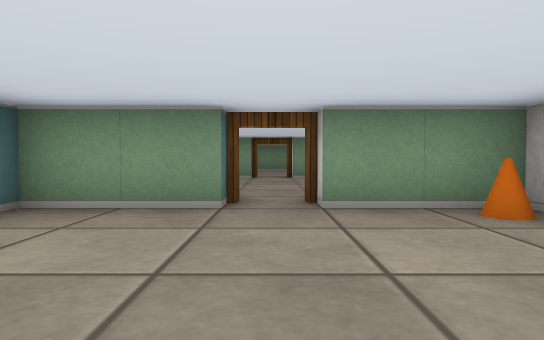
View 1 (above)

19 first-person views from a walk through a cub3D ray-caster map. The camera is about half as high as the walls, tilts 2° down and sees 75° across. The floor is counted in squares. Each view is taken from the middle of a square. On the plan, view 1 faces up. The plan holds only what a view shows up to about 9 squares ahead; the rest is blank.

View 2
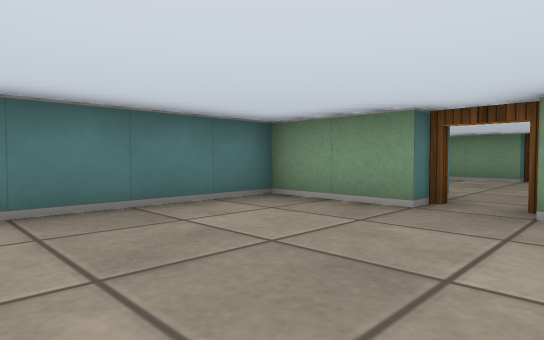

View 3
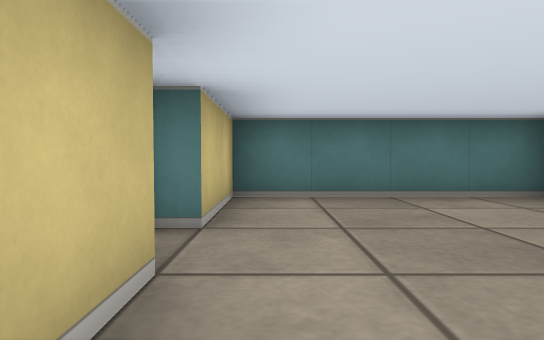

View 4
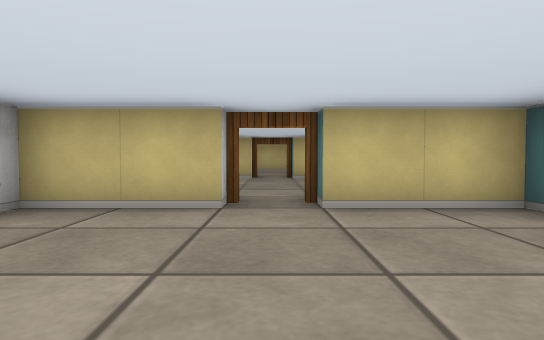

View 5
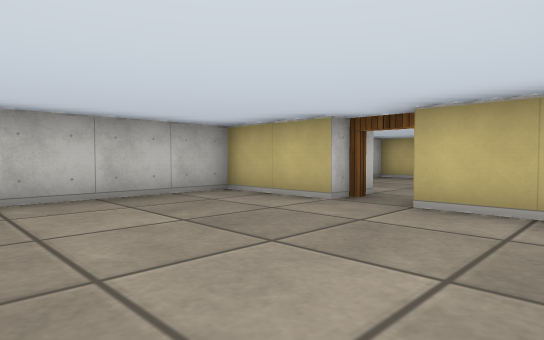

View 6
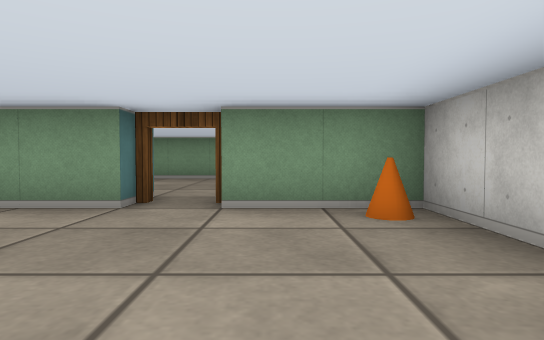

View 7
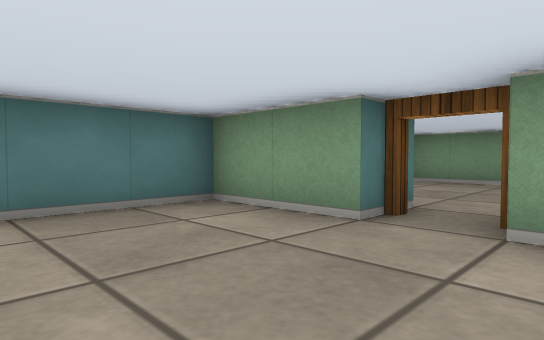

View 8
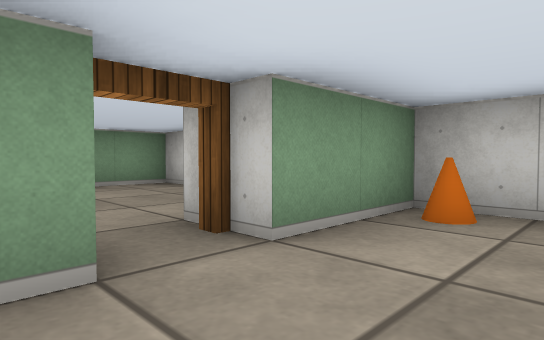

View 9
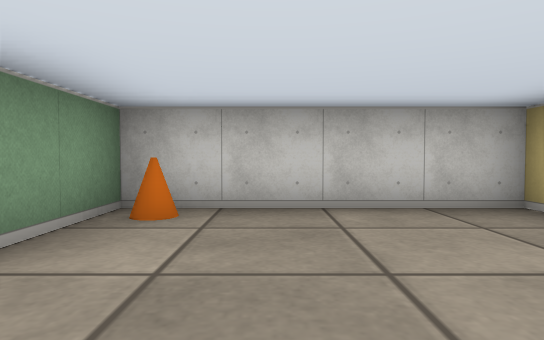

View 10
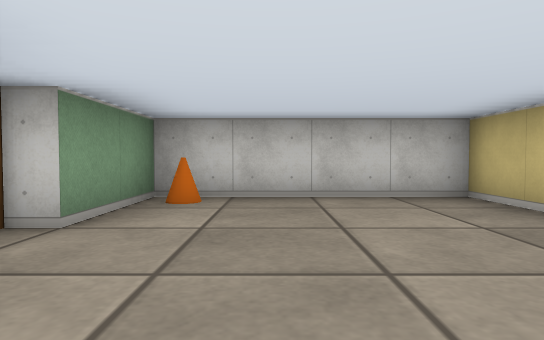

View 11
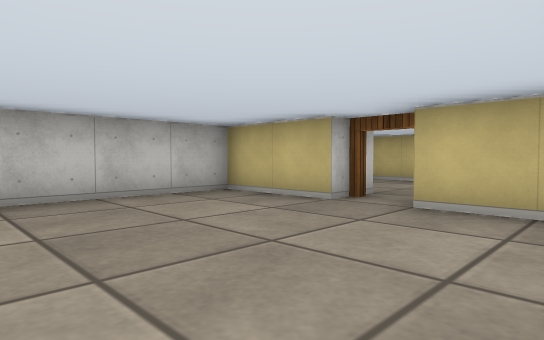

View 12
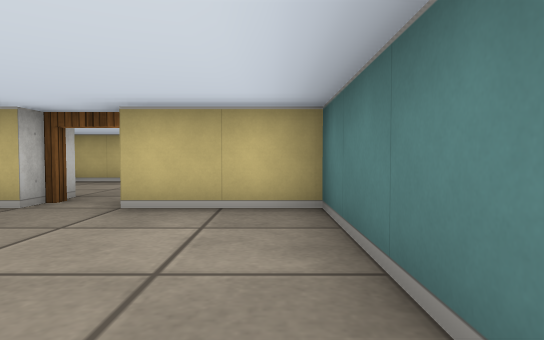

View 13
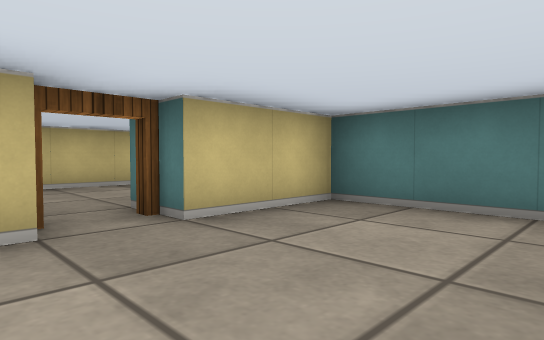

View 14
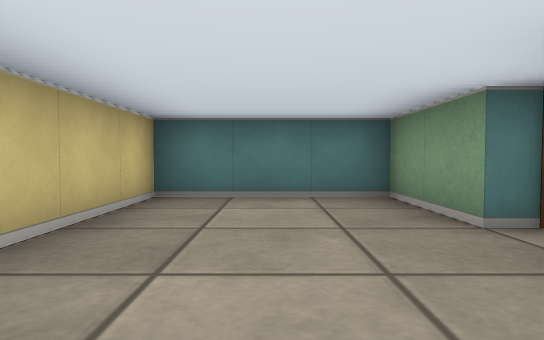

View 15
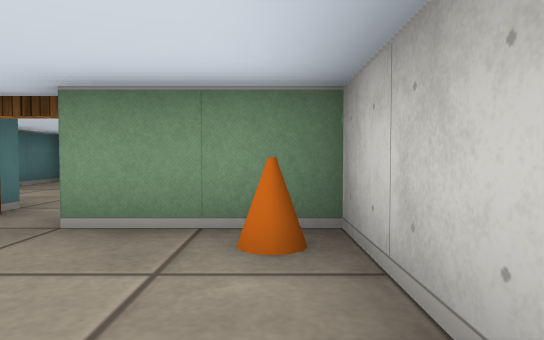

View 16
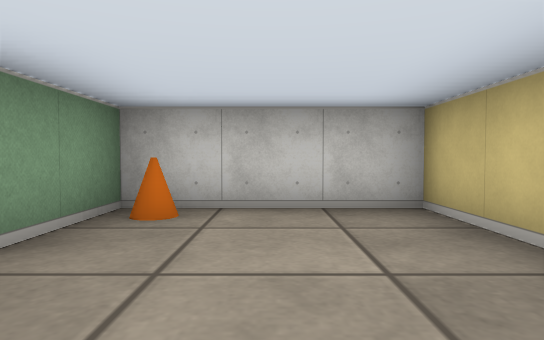

View 17
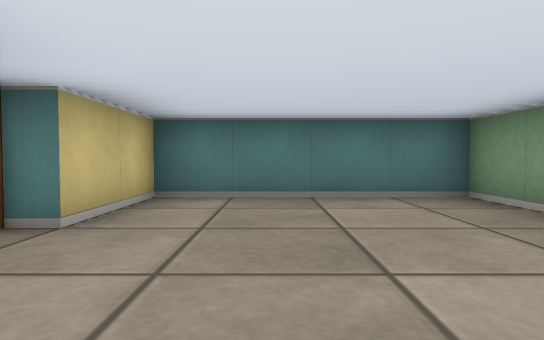

View 18
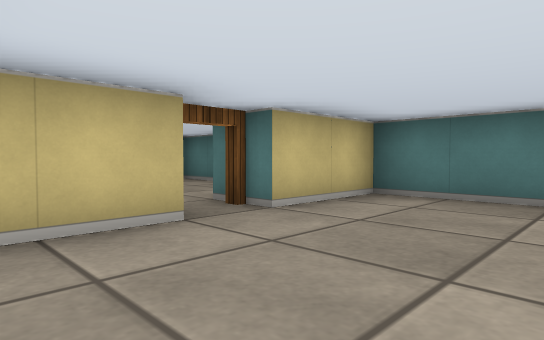

View 19
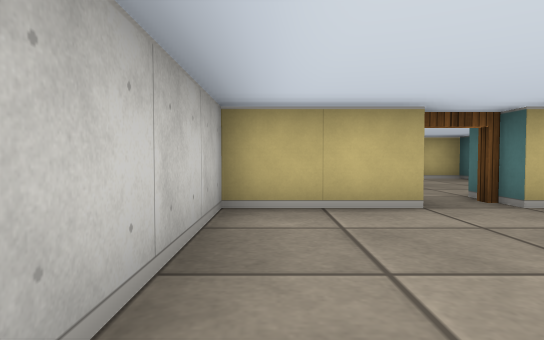

### Floor plan
Ten units are one square. View 1 is at (0, 0); x grows to the right and y downward. Boxes are objects, and circles mark ways between rooms. Rooms are numbered by the first view taken in them; rooms with no view inside come last. Other rooms are left out.
<svg viewBox="-30 -140 60 240">
<path fill="none" stroke="#000" d="M-5 -35 -25 -35 -25 5 -5 5M5 5 25 5 25 -35 5 -35M-5 -85 -25 -85 -25 -45 -16 -45M25 -44 25 -85 5 -85M5 55 25 55 25 15 5 15M-25 15 -25 55 -5 55M-5 65 -25 65 -25 95 25 95 25 65 5 65M5 -95 25 -95 25 -135 -25 -135 -25 -95 -5 -95"/>
<rect x="15" y="-35" width="10" height="10" fill="#bbb"><title>cone</title></rect>
<rect x="15" y="-85" width="10" height="10" fill="#bbb"><title>cone</title></rect>
<rect x="15" y="15" width="10" height="10" fill="#bbb"><title>cone</title></rect>
<rect x="15" y="65" width="10" height="10" fill="#bbb"><title>cone</title></rect>
<circle cx="0" cy="-40" r="3" fill="#2a7"/>
<circle cx="0" cy="10" r="3" fill="#2a7"/>
<circle cx="0" cy="-90" r="3" fill="#2a7"/>
<circle cx="0" cy="60" r="3" fill="#2a7"/>
<text x="0" y="-20">1</text>
<text x="0" y="-70">2</text>
<text x="0" y="30">3</text>
<text x="0" y="80">4</text>
<text x="0" y="-120">5</text>
</svg>
Room 1 opens to room 2. Room 1 opens to room 3. Room 2 opens to room 5. Room 3 opens to room 4.

Where each view was taken, in squares from view 1:
view 1: 0 up, 0 right, facing up
view 2: 0 up, 1 right, facing up-left
view 3: 0 up, 2 right, facing left
view 4: 3 up, 0 right, facing down
view 5: 3 up, 2 left, facing down-right
view 6: 5 up, 1 right, facing up
view 7: 6 up, 1 right, facing up-left
view 8: 7 up, 1 left, facing up-right
view 9: 7 up, 1 left, facing right
view 10: 3 down, 2 left, facing right
view 11: 2 down, 2 left, facing down-right
view 12: 2 down, 2 left, facing down
view 13: 3 down, 1 right, facing down-left
view 14: 8 down, 2 right, facing left
view 15: 9 down, 2 right, facing up
view 16: 8 down, 1 left, facing right
view 17: 11 up, 2 right, facing left
view 18: 12 up, 2 right, facing down-left
view 19: 13 up, 2 right, facing down
